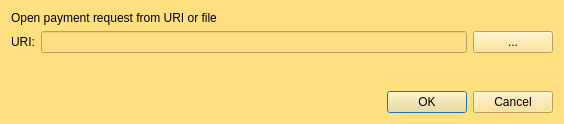
<?xml version="1.0" encoding="UTF-8"?>
<ui version="4.0">
 <class>OpenURIDialog</class>
 <widget class="QDialog" name="OpenURIDialog">
  <property name="geometry">
   <rect>
    <x>0</x>
    <y>0</y>
    <width>564</width>
    <height>124</height>
   </rect>
  </property>
  <property name="windowTitle">
   <string>Open URI</string>
  </property>
  <property name="styleSheet">
   <string notr="true">background-color: rgb(255, 223, 128);</string>
  </property>
  <layout class="QVBoxLayout" name="verticalLayout">
   <item>
    <widget class="QLabel" name="label_2">
     <property name="text">
      <string>Open payment request from URI or file</string>
     </property>
    </widget>
   </item>
   <item>
    <layout class="QHBoxLayout" name="horizontalLayout">
     <item>
      <widget class="QLabel" name="label">
       <property name="text">
        <string>URI:</string>
       </property>
      </widget>
     </item>
     <item>
      <widget class="QValidatedLineEdit" name="uriEdit"/>
     </item>
     <item>
      <widget class="QPushButton" name="selectFileButton">
       <property name="toolTip">
        <string>Select payment request file</string>
       </property>
       <property name="text">
        <string notr="true">...</string>
       </property>
       <property name="autoDefault">
        <bool>false</bool>
       </property>
      </widget>
     </item>
    </layout>
   </item>
   <item>
    <spacer name="verticalSpacer">
     <property name="orientation">
      <enum>Qt::Vertical</enum>
     </property>
     <property name="sizeHint" stdset="0">
      <size>
       <width>20</width>
       <height>40</height>
      </size>
     </property>
    </spacer>
   </item>
   <item>
    <widget class="QDialogButtonBox" name="buttonBox">
     <property name="orientation">
      <enum>Qt::Horizontal</enum>
     </property>
     <property name="standardButtons">
      <set>QDialogButtonBox::Cancel|QDialogButtonBox::Ok</set>
     </property>
    </widget>
   </item>
  </layout>
 </widget>
 <customwidgets>
  <customwidget>
   <class>QValidatedLineEdit</class>
   <extends>QLineEdit</extends>
   <header>qvalidatedlineedit.h</header>
  </customwidget>
 </customwidgets>
 <resources/>
 <connections>
  <connection>
   <sender>buttonBox</sender>
   <signal>accepted()</signal>
   <receiver>OpenURIDialog</receiver>
   <slot>accept()</slot>
   <hints>
    <hint type="sourcelabel">
     <x>248</x>
     <y>254</y>
    </hint>
    <hint type="destinationlabel">
     <x>157</x>
     <y>274</y>
    </hint>
   </hints>
  </connection>
  <connection>
   <sender>buttonBox</sender>
   <signal>rejected()</signal>
   <receiver>OpenURIDialog</receiver>
   <slot>reject()</slot>
   <hints>
    <hint type="sourcelabel">
     <x>316</x>
     <y>260</y>
    </hint>
    <hint type="destinationlabel">
     <x>286</x>
     <y>274</y>
    </hint>
   </hints>
  </connection>
 </connections>
</ui>
